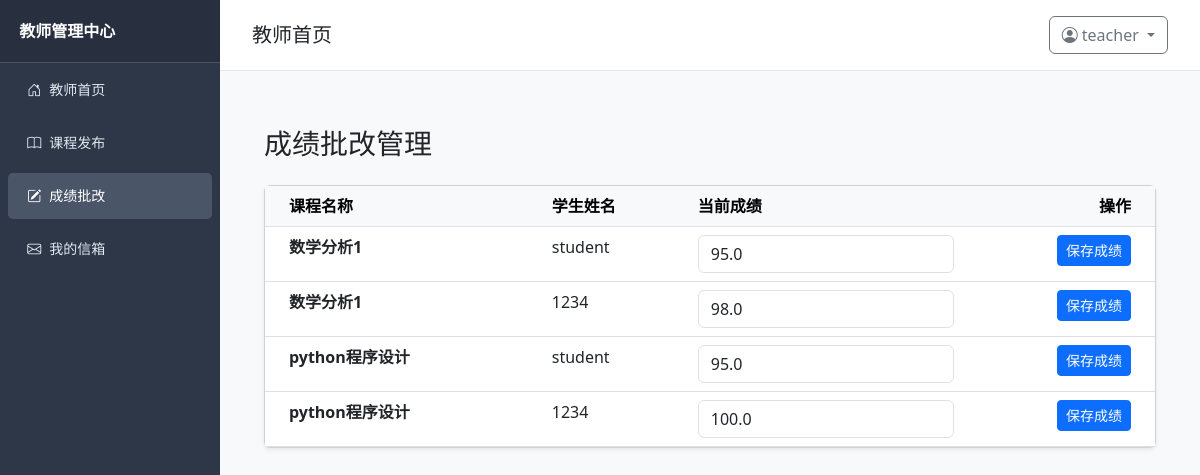
Page /teacher/score/manage (signed in) on the committed database.
### models.py (models this page shows, shortened)
class User(UserMixin, db.Model):
    __tablename__ = 'user'
    id = db.Column(db.Integer, primary_key=True)
    username = db.Column(db.String(50), unique=True, nullable=False)
    role = db.Column(db.SmallInteger, default=0)  # 0=学生, 1=教师, 2=管理员
    create_time = db.Column(db.DateTime, default=datetime.now)
    password_hash = db.Column(db.String(128))
    teacher_info = db.relationship('Teacher', backref='user', uselist=False, lazy=True, cascade="all, delete-orphan")

class Course(db.Model):
    __tablename__ = 'course'
    id = db.Column(db.Integer, primary_key=True)
    name = db.Column(db.String(50), nullable=False)
    credit = db.Column(db.Float, nullable=False)
    description = db.Column(db.Text, nullable=True)
    teacher_id = db.Column(db.Integer, db.ForeignKey('user.id'))
    create_time = db.Column(db.DateTime, default=datetime.now)
    teacher = db.relationship('User', backref=db.backref('taught_courses', lazy=True), foreign_keys=[teacher_id])

class Enrollment(db.Model):
    __tablename__ = 'enrollment'
    id = db.Column(db.Integer, primary_key=True)
    student_id = db.Column(db.Integer, db.ForeignKey('user.id'), nullable=False)
    course_id = db.Column(db.Integer, db.ForeignKey('course.id'), nullable=False)
    score = db.Column(db.Float, nullable=True)  # 成绩，允许为空(未录入)
    grade_point = db.Column(db.Float, nullable=True)  # 绩点（允许为空）
    create_time = db.Column(db.DateTime, default=datetime.now)  # 选课时间
    student = db.relationship('User', backref=db.backref('enrollments', lazy='dynamic', cascade="all, delete-orphan"))
    course = db.relationship('Course', backref=db.backref('enrollments', lazy='dynamic', cascade="all, delete-orphan"))
    @property
    def grade_point(self):
        """修复绩点计算规则：按“60分=1.0，每增加1分+0.1”计算（示例：96分=4.6）"""
        if self.score is None:
            return 0.0
        if self.score < 60:
            return 0.0
        return 1.0 + (self.score - 60) * 0.1

### routes/teacher.py (the view)
@teacher_bp.route('/teacher/score/manage')
@login_required
def score_manage():
    if current_user.role != 1:
        flash('无教师权限！', 'danger')
        return redirect(url_for('auth.dashboard'))
    teacher_courses = Course.query.filter_by(teacher_id=current_user.id).all()
    score_data = []
    for course in teacher_courses:
        enrollments = Enrollment.query.filter_by(course_id=course.id).all()
        for en in enrollments:
            student = User.query.get(en.student_id)
            if not student:
                continue
            score = en.score if en.score else '未批改'
            score_id = en.id  # 用 Enrollment ID 作为 score_id
            score_data.append({
                'course_id': course.id,
                'course_name': course.name,
                'student_id': student.id,
                'student_name': student.username,
                'score': score,
                'score_id': score_id  # 传递 Enrollment ID 给前端
            })
    if not score_data:
        flash('暂无学生成绩需要批改（请确认有学生选了您的课程）', 'info')
    return render_template('teacher/score_manage.html', score_data=score_data)

### app.py (called while the page is built)
@login_manager.user_loader
def load_user(user_id):
    return User.query.get(int(user_id))

### templates/teacher/score_manage.html (shortened to what this page needs)
{% extends 'base.html' %}
{% block content %}
<div class="container mt-4">
    <h3 class="mb-4">成绩批改管理</h3>
    {% if not score_data %}
    <div class="alert alert-info text-center">
        <i class="bi bi-inbox fs-1 d-block mb-2"></i>
        暂无需要批改的学生成绩（请先确认有学生选了您的课程）
    </div>
    {% else %}
    <div class="card shadow-sm">
        <div class="card-body p-0">
            <div class="table-responsive">
                <table class="table table-hover mb-0">
                    <thead class="table-light">
                        <tr>
                            <th class="ps-4">课程名称</th>
                            <th>学生姓名</th>
                            <th>当前成绩</th>
                            <th class="text-end pe-4">操作</th>
                        </tr>
                    </thead>
                    <tbody>
                        {% for item in score_data %}
                        <tr>
                            <td class="ps-4 fw-bold">{{ item.course_name }}</td>
                            <td>{{ item.student_name }}</td>
                            <td>
                                <input type="number"
                                       class="form-control score-input"
                                       data-score-id="{{ item.score_id | default('') }}"
                                       data-student-id="{{ item.student_id | default('') }}"
                                       data-course-id="{{ item.course_id | default('') }}"
                                       value="{{ item.score if item.score != '未批改' else '' }}"
                                       min="0" max="100" step="0.5"
                                       placeholder="输入0-100的成绩">
                            </td>
                            <td class="text-end pe-4">
                                <button class="btn btn-sm btn-primary save-score">保存成绩</button>
                            </td>
                        </tr>
                        {% endfor %}
                    </tbody>
                </table>
            </div>
        </div>
    </div>
    {% endif %}
</div>
{% endblock %}

### templates/base.html (shortened to what this page needs)
<!DOCTYPE html>
<html lang="zh-CN">
<head>
    <link href="https://cdn.jsdelivr.net/npm/bootstrap@5.3.0/dist/css/bootstrap.min.css" rel="stylesheet">
    <link rel="stylesheet" href="https://cdn.jsdelivr.net/npm/bootstrap-icons@1.10.5/font/bootstrap-icons.min.css">
</head>
<body>
    {% if current_user.is_authenticated %}
        {% if current_user.role == 1 %}
        <div class="sidebar">
            <div class="sidebar-header">教师管理中心</div>
            <ul class="nav flex-column">
                <li class="nav-item">
                    <a class="nav-link {% if request.endpoint == 'teacher.teacher_index' %}active{% endif %}"
                        href="{{ url_for('teacher.teacher_index') }}">
                        <i class="bi bi-house-door me-2"></i>教师首页
                    </a>
                </li>
                <li class="nav-item">
                    <a class="nav-link {% if request.endpoint == 'teacher.course_manage' %}active{% endif %}"
                        href="{{ url_for('teacher.course_manage') }}">
                        <i class="bi bi-book me-2"></i>课程发布
                    </a>
                </li>
                <li class="nav-item">
                    <a class="nav-link {% if request.endpoint == 'teacher.score_manage' %}active{% endif %}"
                        href="{{ url_for('teacher.score_manage') }}">
                        <i class="bi bi-pencil-square me-2"></i>成绩批改
                    </a>
                </li>
                <li class="nav-item">
                    <a class="nav-link {% if request.endpoint == 'student.mailbox_index' %}active{% endif %}"
                        href="{{ url_for('student.mailbox_index') }}">
                        <i class="bi bi-envelope me-2"></i>我的信箱
                    </a>
                </li>
            </ul>
        </div>
        {% endif %}
    {% endif %}
    <div class="content-wrapper {% if not current_user.is_authenticated %}full-width{% endif %}">
        <div class="content-header">
            <h5 class="mb-0">
                {% block content_title %}
                    {% if not current_user.is_authenticated %}
                        系统登录
                    {% elif current_user.role == 0 %}
                        学生首页
                    {% elif current_user.role == 1 %}
                        教师首页
                    {% elif current_user.role == 2 %}
                        管理后台
                    {% endif %}
                {% endblock %}
            </h5>
            {% if current_user.is_authenticated %}
            <div class="user-dropdown dropdown">
                <button class="btn btn-outline-secondary dropdown-toggle" type="button" data-bs-toggle="dropdown" aria-expanded="false">
                    <i class="bi bi-person-circle me-1"></i>{{ current_user.username }}
                </button>
            </div>
            {% endif %}
        </div>
        <div class="content-body">
            {% block content %}{% endblock %}
        </div>
    </div>
</body>
</html>

### templates/base.html (style rules this page uses)
body { display: flex; min-height: 100vh; margin: 0; background-color: #f8f9fa; }
.sidebar { width: 220px; background-color: #2d3748; color: white; flex-shrink: 0; transition: all 0.3s ease; }
.sidebar .sidebar-header { padding: 1.2rem; font-weight: bold; font-size: 16px; border-bottom: 1px solid #4a5568; background-color: #283040; }
.sidebar .nav-link { color: #e2e8f0; padding: 0.8rem 1.2rem; border-radius: 0.3rem; margin: 0.2rem 0.5rem; font-size: 14px; }
.sidebar .nav-link:hover, .sidebar .nav-link.active { background-color: #4a5568; color: white; }
.content-wrapper { flex-grow: 1; overflow-y: auto; }
.content-header { padding: 1rem 2rem; background-color: white; border-bottom: 1px solid #e2e8f0; display: flex; justify-content: space-between; align-items: center; }
.content-body { padding: 2rem; }

### rows in the picture
User: username "teacher"
Course: course_name "数学分析1" "数学分析1"
User: student_name "student" "student"
Enrollment: score "95.0"
User: student_name "1234" "1234"
Enrollment: score "98.0"
Course: course_name "python程序设计" "python程序设计"
Enrollment: score "95.0"
Enrollment: score "100.0"
